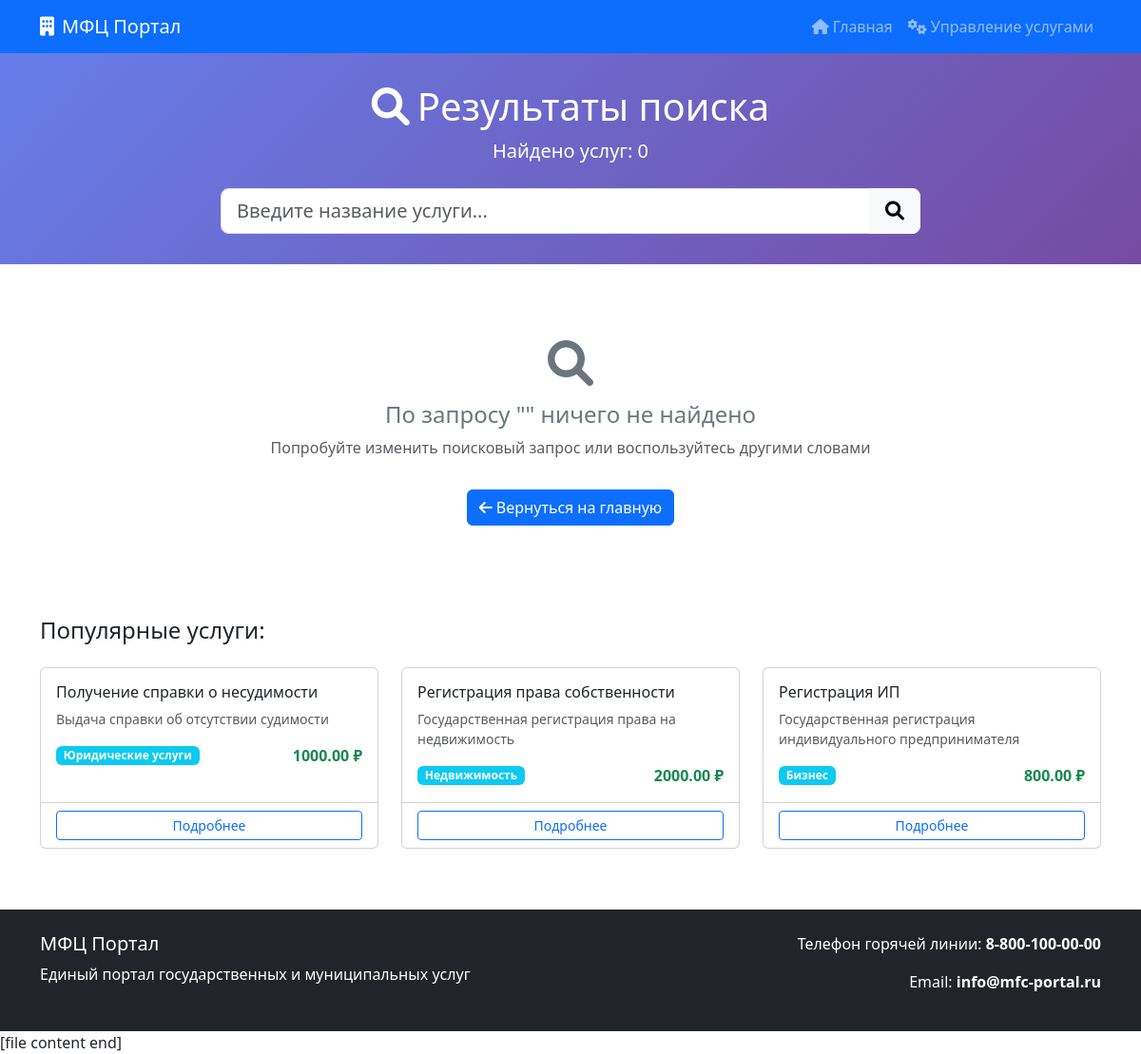
The app's page /search/ with its own data.
### mfc_app/models.py (models this page shows, shortened)
class Service(models.Model):
    service_id = models.AutoField(primary_key=True)
    category = models.ForeignKey(Category, on_delete=models.SET_NULL, null=True, verbose_name=_('Категория'))
    name = models.CharField(max_length=100, verbose_name=_('Название услуги'))
    description = models.TextField(blank=True, null=True, verbose_name=_('Описание'))
    state_duty = models.DecimalField(max_digits=10, decimal_places=2, default=0.00, verbose_name=_('Госпошлина'))
    created_at = models.DateTimeField(auto_now_add=True, verbose_name=_('Дата создания'))
    class Meta:
        verbose_name = _('Услуга')
        verbose_name_plural = _('Услуги')

class Category(models.Model):
    category_id = models.AutoField(primary_key=True)
    name = models.CharField(max_length=100, verbose_name=_('Название категории'))
    class Meta:
        verbose_name = _('Категория услуг')
        verbose_name_plural = _('Категории услуг')

### mfc_app/views.py (the view)
# urls.py: path('search/', views.search_services, name='search_services'),
def search_services(request):
    query = request.GET.get('q', '')
    if query:
        results = Service.objects.filter(
            Q(name__icontains=query) | Q(description__icontains=query)
        ).exclude(
            state_duty__gt=5000
        ).distinct().order_by('name')
    else:
        results = Service.objects.none()
    popular_services = Service.objects.annotate(
        appointment_count=Count('appointment')
    ).order_by('-appointment_count')[:3] #добавление популярных если результатов нет
    return render(request, 'search_results.html', {
        'results': results,
        'query': query,
        'popular_services': popular_services
    })

### mfc_app/templates/search_results.html (shortened to what this page needs)
<!DOCTYPE html>
<html lang="ru">
<head>
    <link href="https://cdn.jsdelivr.net/npm/bootstrap@5.3.0/dist/css/bootstrap.min.css" rel="stylesheet">
    <link href="https://cdnjs.cloudflare.com/ajax/libs/font-awesome/6.0.0/css/all.min.css" rel="stylesheet">
</head>
<body>
    <nav class="navbar navbar-expand-lg navbar-dark bg-primary sticky-top">
        <div class="container">
            <a class="navbar-brand" href="/">
                <i class="fas fa-building me-2"></i>МФЦ Портал
            </a>
            <div class="navbar-nav ms-auto">
                <a class="nav-link" href="/"><i class="fas fa-home me-1"></i>Главная</a>
                <a class="nav-link" href="{% url 'service_list' %}"><i class="fas fa-cogs me-1"></i>Управление услугами</a>
            </div>
        </div>
    </nav>
    <div class="search-header">
        <div class="container">
            <div class="row">
                <div class="col-md-8 mx-auto text-center">
                    <h1><i class="fas fa-search me-2"></i>Результаты поиска</h1>
                    <p class="lead">Найдено услуг: {{ results|length }}</p>
                    <form action="{% url 'search_services' %}" method="get" class="mt-4">
                        <div class="input-group input-group-lg">
                            <input type="text" class="form-control" name="q"
                                   value="{{ query }}" placeholder="Введите название услуги...">
                            <button class="btn btn-light" type="submit">
                                <i class="fas fa-search"></i>
                            </button>
                        </div>
                    </form>
                </div>
            </div>
        </div>
    </div>
    <div class="container">
        {% if results %}
            <div class="row">
                <div class="col-12">
                    <h4 class="mb-4">Найденные услуги:</h4>
                    {% for service in results %}
                    <div class="card service-card">
                        <div class="card-body">
                            <div class="row">
                                <div class="col-md-8">
                                    <h5 class="card-title">
                                        <a href="{% url 'service_detail' service.service_id %}"
                                           class="text-decoration-none">
                                            {{ service.name }}
                                        </a>
                                    </h5>
                                    {% if service.description %}
                                    <p class="card-text text-muted">
                                        {{ service.description|truncatewords:30 }}
                                    </p>
                                    {% endif %}
                                    <div class="mt-2">
                                        {% if service.category %}
                                            <span class="badge bg-info me-2">{{ service.category.name }}</span>
                                        {% endif %}
                                        <span class="text-success fw-bold">{{ service.state_duty }} ₽</span>
                                    </div>
                                </div>
                                <div class="col-md-4 text-end">
                                    <a href="{% url 'service_detail' service.service_id %}"
                                       class="btn btn-primary">
                                        <i class="fas fa-info-circle me-1"></i>Подробнее
                                    </a>
                                </div>
                            </div>
                        </div>
                    </div>
                    {% endfor %}
                </div>
            </div>
        {% else %}
            <div class="no-results">
                <i class="fas fa-search fa-3x mb-3"></i>
                <h4>По запросу "{{ query }}" ничего не найдено</h4>
                <p class="text-muted">Попробуйте изменить поисковый запрос или воспользуйтесь другими словами</p>
                <a href="/" class="btn btn-primary mt-3">
                    <i class="fas fa-arrow-left me-1"></i>Вернуться на главную
                </a>
            </div>
        {% endif %}
        {% if not results %}
        <div class="row mt-5">
            <div class="col-12">
                <h4 class="mb-4">Популярные услуги:</h4>
                <div class="row">
                    {% for service in popular_services %}
                    <div class="col-md-4 mb-3">
                        <div class="card h-100">
                            <div class="card-body">
                                <h6 class="card-title">{{ service.name }}</h6>
                                <p class="card-text small text-muted">
                                    {% if service.description %}
                                        {{ service.description|truncatewords:15 }}
                                    {% endif %}
                                </p>
                                <div class="d-flex justify-content-between align-items-center">
                                    <span class="badge bg-info">{{ service.category.name|default:"Без категории" }}</span>
                                    <span class="text-success fw-bold">{{ service.state_duty }} ₽</span>
                                </div>
                            </div>
                            <div class="card-footer bg-transparent">
                                <a href="{% url 'service_detail' service.service_id %}"
                                   class="btn btn-sm btn-outline-primary w-100">
                                    Подробнее
                                </a>
                            </div>
                        </div>
                    </div>
                    {% endfor %}
                </div>
            </div>
        </div>
        {% endif %}
    </div>
    <footer class="bg-dark text-white mt-5 py-4">
        <div class="container">
            <div class="row">
                <div class="col-md-6">
                    <h5>МФЦ Портал</h5>
                    <p>Единый портал государственных и муниципальных услуг</p>
                </div>
                <div class="col-md-6 text-end">
                    <p>Телефон горячей линии: <strong>8-800-100-00-00</strong></p>
                    <p>Email: <strong>info@mfc-portal.ru</strong></p>
                </div>
            </div>
        </div>
    </footer>
</body>
</html>

### mfc_app/templates/search_results.html (style rules this page uses)
.search-header { background: linear-gradient(135deg, #667eea 0%, #764ba2 100%); color: white; padding: 2rem 0; margin-bottom: 2rem; }
.no-results { text-align: center; padding: 3rem; color: #6c757d; }

### records on screen
Service: name "Получение справки о несудимости", description "Выдача справки об отсутствии судимости", category.name "Юридические услуги", state_duty "1000.00"
Service: name "Регистрация права собственности", description "Государственная регистрация права на недвижимость", category.name "Недвижимость", state_duty "2000.00"
Service: name "Регистрация ИП", description "Государственная регистрация индивидуального предпринимателя", category.name "Бизнес", state_duty "800.00"

### other values on screen
{{ results|length }} "0"
